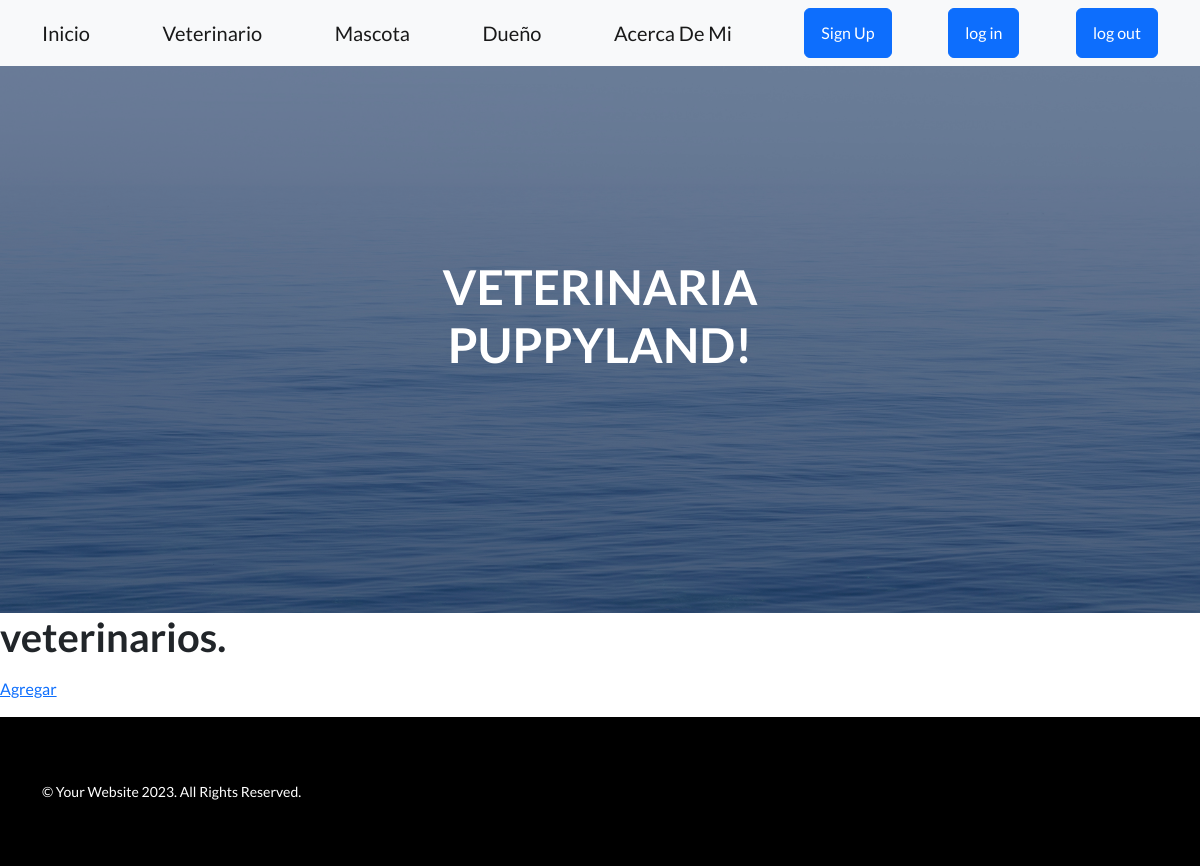
The page /app/listaVeterinarios/ (signed in) on the database as committed earlier.
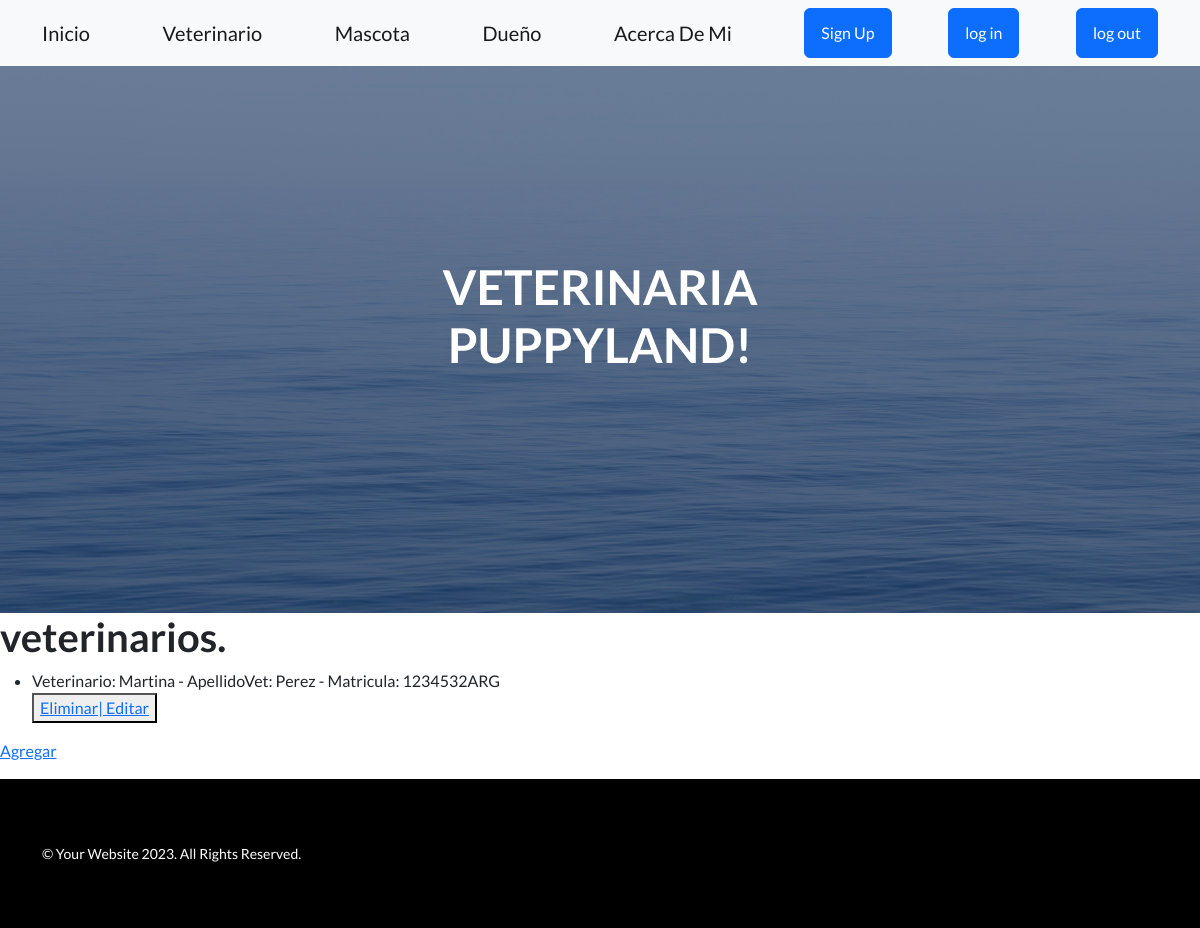
The same page on the database as committed later.
### AppVeterinaria/models.py (models this page shows)
class Veterinario(models.Model):
    nombre_vet = models.CharField(max_length=20)
    apellido_vet = models.CharField(max_length=40)
    matricula = models.CharField(max_length=40)
    def __str__(self):
        return f"Veterinario: {self.nombre_vet} - ApellidoVet: {self.apellido_vet} - Matricula: {self.matricula}"

### AppVeterinaria/views.py (the view)
# urls.py: path("listaVeterinarios/", views.lista_veterinarios, name="ListaVeterinarios"),
@login_required
def lista_veterinarios(request):
    veterinarios = Veterinario.objects.all()
    return render(
        request, "AppVeterinaria/listaveterinarios.html", {"veterinarios": veterinarios}
    )

### AppVeterinaria/templates/AppVeterinaria/listaveterinarios.html
{% extends 'AppVeterinaria/base NavYFoot.html' %}
{% load static %}
{% block herencia %}
<h1>veterinarios.</h1>
<ul>
    {% for v in veterinarios %}
        <li>{{v}}</li>
        <button>
            <a href="{% url 'EliminarVeterinario' v.id %}">Eliminar| </a>
            <a href="{% url 'EditarVeterinario' v.id %}">Editar </a>
        </button>
        <br>
    {% endfor %}
    </ul>
    <p>
        <a href= "{% url 'apiveterinarioformulario' %}">Agregar</a>
    </p>
{% endblock %}

Rows that differ between the two databases and show on the page:
added Veterinario: nombre_vet+apellido_vet+matricula "Veterinario: Martina - ApellidoVet: Perez - Matricula: 1234532ARG"
